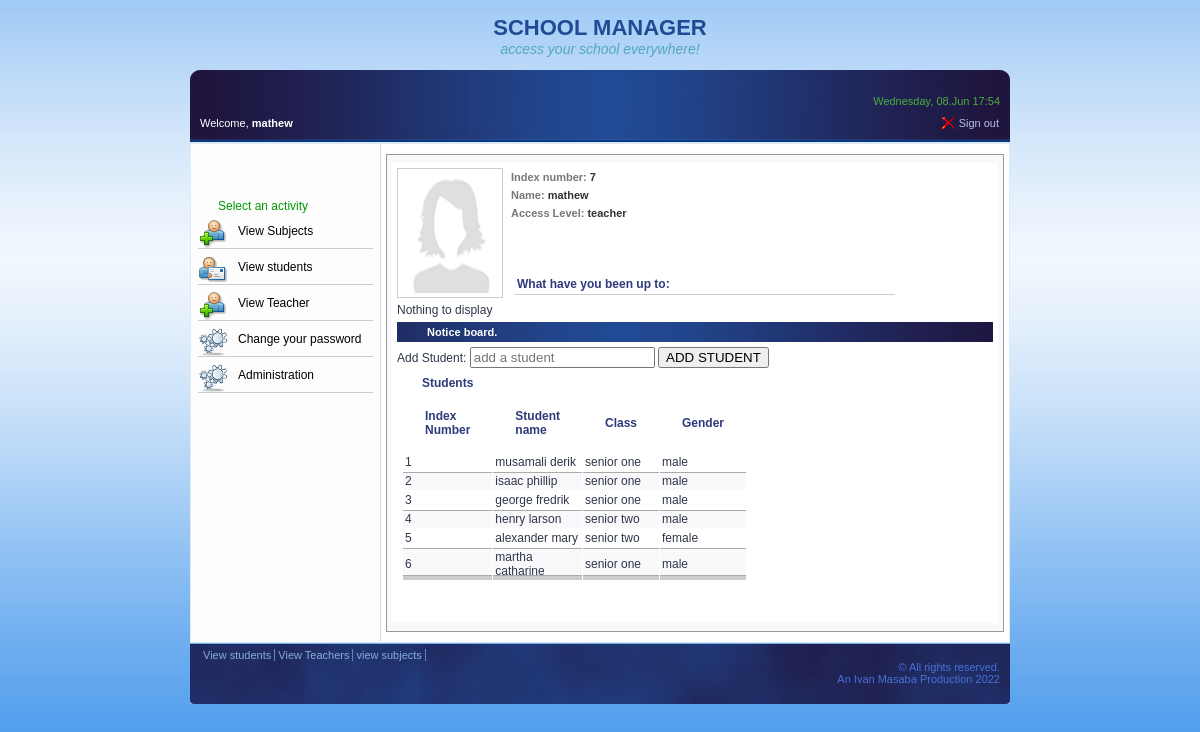
The page /school/web/admin/students/index.php (signed in) on the database as committed earlier.
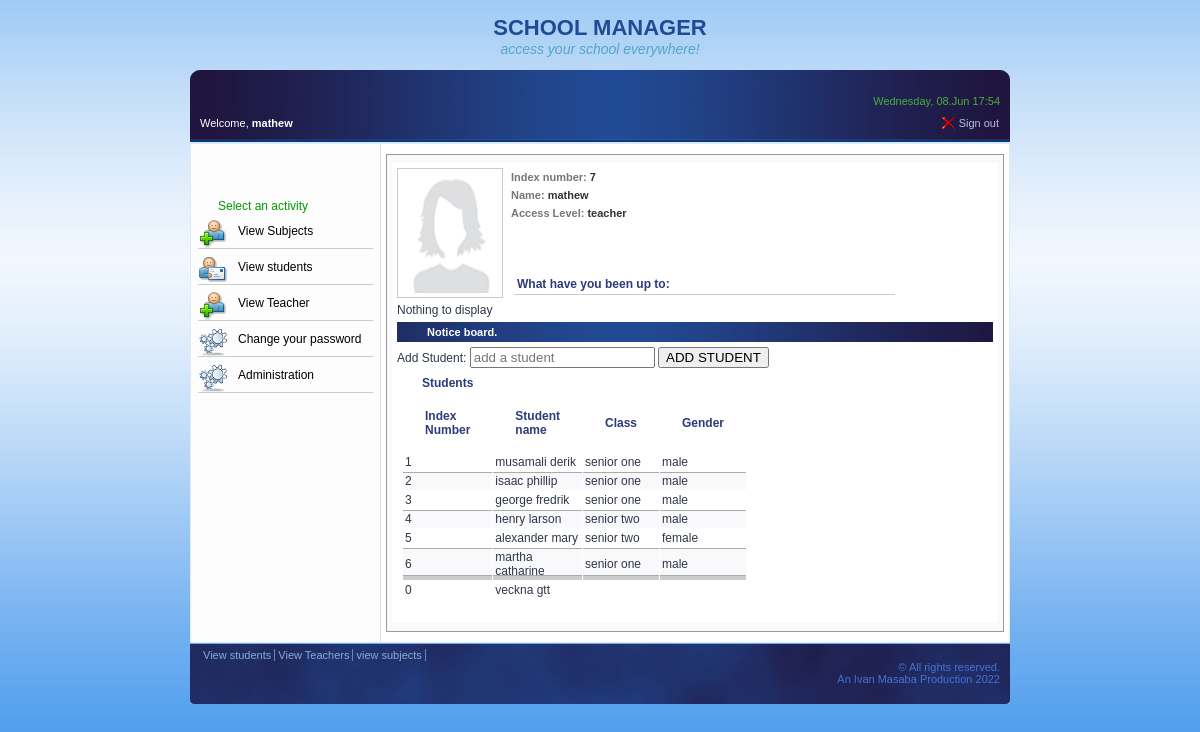
The same page on the database as committed later.
### tables this page shows
CREATE TABLE `students` (
  `id` int(11) NOT NULL,
  `reg_num` int(11) NOT NULL,
  `fname` varchar(30) NOT NULL,
  `lname` varchar(30) NOT NULL,
  `class_id` int(11) NOT NULL,
  `gender` enum('male','female','','') NOT NULL,
  `birth_date` date NOT NULL,
  `father_name` varchar(30) NOT NULL,
  `mother_name` varchar(30) NOT NULL,
  `parent_phone` text NOT NULL,
  `parent_address` varchar(30) NOT NULL
);

CREATE TABLE `class` (
  `id` int(11) NOT NULL,
  `class_name` varchar(30) NOT NULL
);

### school/web/admin/students/index.php (the view, shortened to what this page needs)
<?php
    include_once( $_SERVER['DOCUMENT_ROOT'].'/frontend/school/includes/config.php');
	$access_level = $_SESSION['access_level'];
	$second_name = $_SESSION['fname'];
?>
<!DOCTYPE html PUBLIC "-//W3C//DTD XHTML 1.0 Transitional//EN" "http://www.w3.org/TR/xhtml1/DTD/xhtml1-transitional.dtd">
<html xmlns="http://www.w3.org/1999/xhtml">
<head>
    <link rel="stylesheet" type="text/css" href="../../styles.css">
    <link rel="stylesheet" type="text/css" href="../../personal.css">
</head>
<body>
<div class="top">
    <h1>SCHOOL MANAGER</h1>
    <h2>access your school everywhere!</h2>
</div>
<div class="bar">
<div id="current_time" style="color: #49AF3A; text-align:right; margin-bottom: 10px;"><?php echo date("l, d.M H:i", time()); ?></div>
<div style="float: right;"><a href="../sign out.php" style="background: url(../../images/b_drop.png) no-repeat; padding-left: 18px;">Sign out</a>
</div>
<div id="greeting" style=" float: left;">Welcome, <?php echo "<b>" . $second_name . "</b>"; ?></div>
</div>
  <div class="content">
     <div class="sidebar">
        <h4>Select an activity</h4>
        <h3><a href="../subjects/">View Subjects</a></h3>
        <h3 style="background-image: url(../../images/email_initiator.gif);" ><a href='#'>View students</a></h3>
     <h3><a href="../teachers/">View Teacher</a></h3>
        <h3 style="background-image: url(../../images/icon-30-cpanel.png);" ><a href="../password/">Change your password</a></h3>
        <h3 style="background-image: url(../../images/icon-30-cpanel.png);" ><a href="../options/">Administration</a></h3>
	</div>
     <div class="contents">
   	<div style=" padding: 8px 5px; border: solid 1px #999999; background-color: #f9f9fb;">
      <div style="padding: 5px; height: 450px; background-color:#FFFFFF">
         <img src="../../images/unknown_user.gif" alt="your picture" width="96" height="120" style="padding: 4px; border:solid 1px #ccc; float: left; margin-right: 8px" />
           <?php
           echo "<h2><span style='color: #777'>Index number:</span> ".$_SESSION['index_number']."</h2>";
		   echo "<h2><span style='color: #777'>Name:</span> ".$_SESSION['fname']." </h2>";
		   echo "<h2><span style='color: #777'>Access Level:</span> ".$access_level."</h2>";
		   echo "<h2></h2>";
		   echo "<p>&nbsp;</p>";
		   ?>
           <table width="65%" border="0">
              <tr><td><h3>What have you been up to:</h3></td></tr>
           </table>
           Nothing to display
           <div class="noticeBoard">Notice board.</div>
           <div>
               <form action="" method="post">
               <label">Add Student:</label>
               <input type="text" name="students" placeholder="add a student" >
               <input type="submit" value="ADD STUDENT" name="add" >
               </form>
           </div>
           <div class="boardB">
           	<h5>Students</h5>
               <table width="270" border="0" cellspacing="1" cellpadding="2">
              <tr>
              <td><h5>Index Number</h5></td>
              <td > <h5>Student name</h5> </td>
              <td > <h5>Class</h5> </td>
              <td > <h5>Gender</h5> </td>
             </tr>
             <?php
              $stmt = $db->query("SELECT * FROM students ");
             $num = $stmt->rowCount();
                 if( $num > 0 )
                 {
                   $bg = 1;
                   while(  $row = $stmt->fetch(PDO::FETCH_ASSOC) )
                   {
                    extract( $row );
                       if($bg%2==1)
                       {
                           echo "<tr >";
                       }
                       else
                       {
                           echo "<tr style='background: #ccc url(images/frm_chg.gif) repeat-x;'>";
                       }
                       echo "<td>".$reg_num."</td>";
                       echo "<td align='left'>".$fname. " ". $lname."</td>";
                       $sql = $db->query("SELECT class_name FROM class WHERE id = '$class_id' LIMIT 1 ");
                      if( $clas = $sql->fetch(PDO::FETCH_ASSOC)){
                       echo "<td>".$clas['class_name']."</td>";
                      }
                       echo "<td>".$gender."</td>";
                       echo "</tr>";
                       $bg++;
                   }
                 }
               ?>
               </table>
           </div>
       </div>
    </div>
    </div>
</div>
<div class='btm'>
    <a href='#'> View students </a>
    <a href='../teachers/'> View Teachers </a>
    <a href="../subjects/"> view subjects</a>
    <br/>&copy; All rights reserved. <br/> An Ivan Masaba Production 2022
</div>
</body>
</html>

Rows that differ between the two databases and show on the page:
added students: reg_num "0", fname "veckna", lname "gtt"
